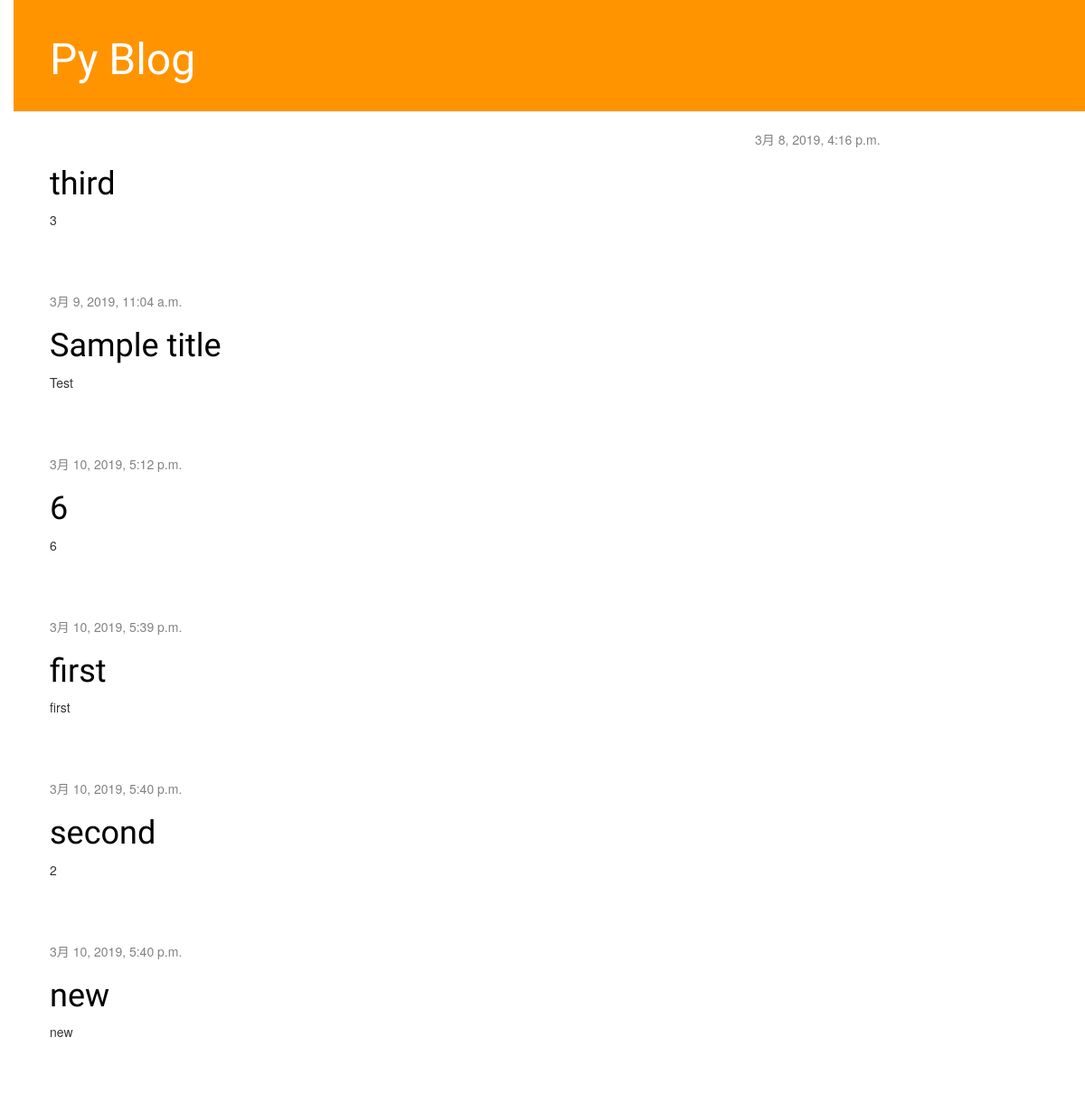
Before: / with the older database file.
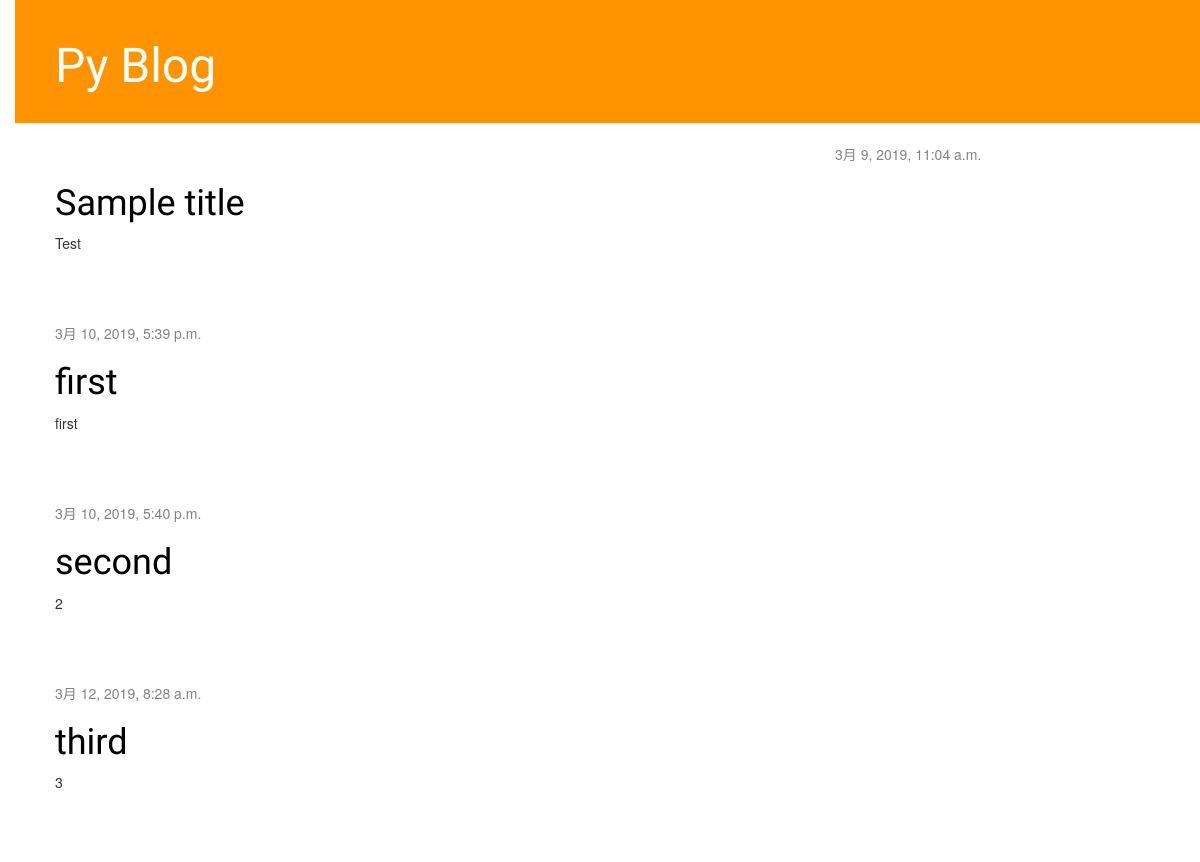
After: the same page with the newer database file.
### blog/models.py (models this page shows, shortened)
class Post(models.Model):
    author = models.ForeignKey('auth.User', on_delete=models.CASCADE)
    title = models.CharField(max_length=200)
    text = models.TextField()
    created_date = models.DateTimeField(
            default=timezone.now)
    published_date = models.DateTimeField(
            blank=True, null=True)

### blog/views.py (the view)
# urls.py: path('', views.post_list, name='post_list'),
def post_list(request):
    posts = Post.objects.filter(published_date__lte=timezone.now()).order_by('published_date')
    return render(request, 'blog/post_list.html', {'posts': posts})

### blog/templates/blog/post_list.html
{% extends 'blog/base.html' %}
{% block content %}
    {% for post in posts %}
        <div class="post">
            <div class="date">
                {{ post.published_date }}
            </div>
            <h1><a href="{% url 'post_detail' pk=post.pk %}">{{ post.title }}</a></h1>
            <p>{{ post.text|linebreaksbr }}</p>
        </div>
    {% endfor %}
{% endblock %}

### blog/templates/blog/base.html (shortened to what this page needs)
{% load static %}
<html>
    <head>
        <link rel="stylesheet" href="//maxcdn.bootstrapcdn.com/bootstrap/3.2.0/css/bootstrap.min.css">
        <link rel="stylesheet" href="//maxcdn.bootstrapcdn.com/bootstrap/3.2.0/css/bootstrap-theme.min.css">
        <link rel="stylesheet" href="{% static 'css/blog.css' %}">
    </head>
    <body>
        <div class="page-header">
            <h1><a href="/">Py Blog</a></h1>
        </div>
        <div class="content container">
            <div class="row">
                <div class="col-md-8"></div>
                    {% block content %}
                    {% endblock %}
                </div>
            </div>
    </body>
</html>

### blog/static/css/blog.css (style rules this page uses)
h1 a { color: #FCA205; font-family: 'Lobster'; }
body { padding-left: 15px; }
.page-header { background-color: #ff9400; margin-top: 0; padding: 20px 20px 20px 40px; }
.page-header h1, .page-header h1 a, .page-header h1 a:visited, .page-header h1 a:active { color: #ffffff; font-size: 36pt; text-decoration: none; }
.content { margin-left: 40px; }
h1, h2, h3, h4 { font-family: 'Lobster', cursive; }
.date { color:#828282; }
.post { margin-bottom: 70px; }
.post h1 a, .post h1 a:visited { color: #000000; }

Changed rows visible on the page:
removed Post: published_date "3月 10, 2019, 5:12 p.m.", title "6", text "6"
removed Post: published_date "3月 10, 2019, 5:40 p.m.", title "new", text "new"
changed Post "third": published_date "3月 8, 2019, 4:16 p.m." → "3月 12, 2019, 8:28 a.m."; moves down the list
